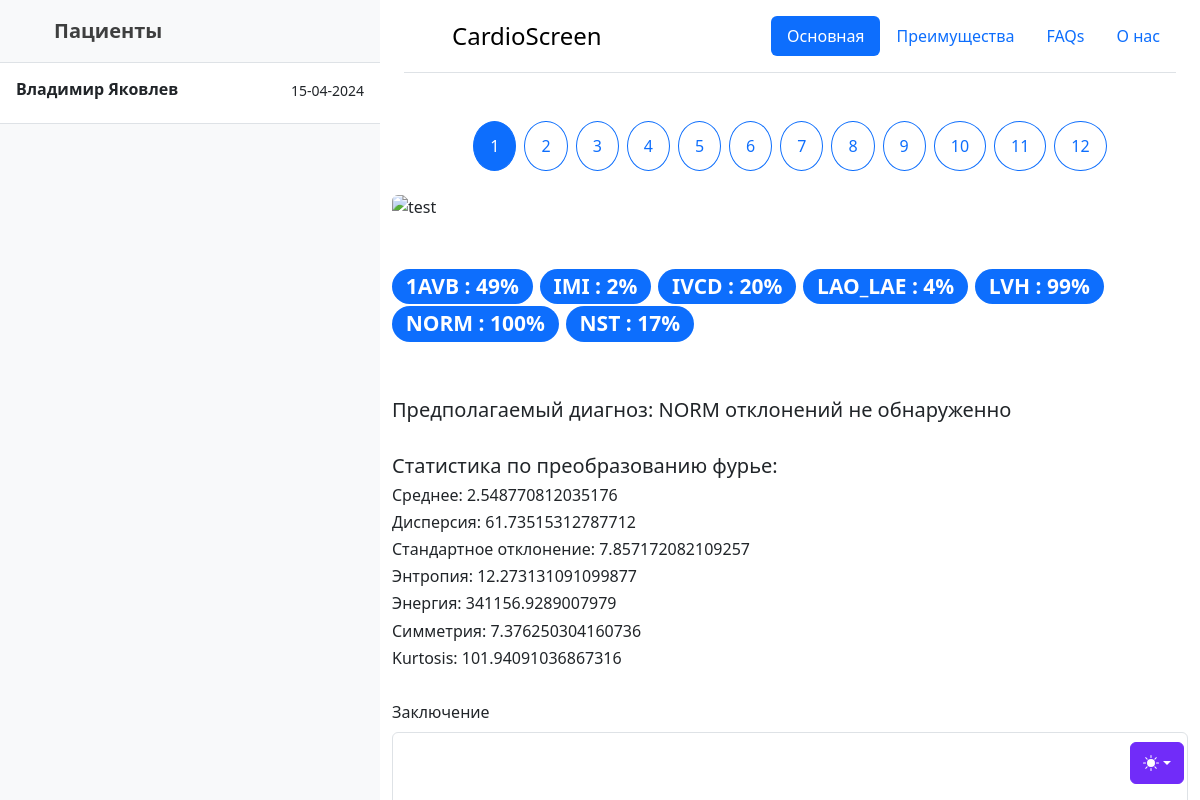
Screenshot of /29 with the database file from the repository.
### tables this page shows
CREATE TABLE Queue (id INTEGER NOT NULL UNIQUE PRIMARY KEY AUTOINCREMENT, account_id INTEGER NOT NULL, data TEXT NOT NULL, date TEXT NOT NULL, finished BOOLEAN NOT NULL DEFAULT (0), conclusion TEXT, llm_pred TEXT, fft);

### app.py (the view, shortened to what this page needs)
@app.route('/<int:id>', methods=['GET', 'POST'])
def get_id(id, image_id=1):
    tasks = get_q(True, id)
    return render_template('main.html', tasks=tasks, id=id, image_id=image_id)

### app.py (called while the page is built)
def get_q(is_1, acc_id=0):
    conn = sqlite3.connect('Users.db')
    if is_1:
        df = pd.read_sql_query("SELECT * FROM Queue WHERE finished=0", conn)
    else:
        df = pd.read_sql_query(f"SELECT * FROM Queue WHERE finished=1 AND account_id={acc_id}", conn)
    records = df.to_dict(orient='records')
    cur = conn.cursor()
    if len(records) == 0:
        return []
    for i in records:
        cur.execute(('''SELECT name,surname FROM Auth WHERE id = '{}';''').format(i["account_id"]))
        skin = cur.fetchall()
        i["name"] = skin[0][0] + " " + skin[0][1]
    for record in records:
        record['fft'] = record['fft'].split(',')
        record["data"] = eval(record["data"])
        record["data"] = {key: int(float(value) * 100) for key, value in record["data"].items() if float(value) > 0}
        record["data"] = dict(sorted(record["data"].items()))
    return records

### templates/main.html (shortened to what this page needs)
{% extends "sample.html" %}
{% set ns = namespace(account_id=0) %}
{% set ns = namespace(index=0) %}
{% block style %}
    <link href="/static/sidebars.css" rel="stylesheet">
    <link href="/static/headers.css" rel="stylesheet">
{% endblock %}
{% block body %}
    <main class="d-flex flex-nowrap ">
        <div class="d-flex flex-column align-items-stretch flex-shrink-0 bg-body-tertiary" style="width: 380px;">
            <a href="/"
               class="d-flex align-items-center flex-shrink-0 p-3 link-body-emphasis text-decoration-none border-bottom">
                <svg class="bi pe-none me-2" width="30" height="24">
                    <use xlink:href="#bootstrap"/>
                </svg>
                {% block name_list %}
                    <span class="fs-5 fw-semibold">Пациенты</span>
                {% endblock %}
            </a>
            <div class="list-group list-group-flush border-bottom scrollarea">
                {% block condition %}
                    {% for task in tasks %}
                        {% if task.id==id %}
                            {% set  ns.account_id=task.account_id %}
                            {% set  ns.index=tasks.index(task) %}
                            <a href="{{ task.id }}" class="list-group-item list-group-item-action py-3 lh-sm"
                               aria-current="true" style="background: #0a53be">
                        {% else %}
                            <a href="{{ task.id }}" class="list-group-item list-group-item-action py-3 lh-sm">
                        {% endif %}
                    <div class="d-flex w-100 align-items-center justify-content-between">
                        <strong class="mb-1">{{ task.name }}</strong>
                        <small>{{ task.date }}</small>
                    </div>
                    </a>
                    {% endfor %}
                {% endblock %}
            </div>
        </div>
        <div class="container">
            <div class="container">
                <header class="d-flex flex-wrap justify-content-center py-3 mb-4 border-bottom">
                    <a href="/"
                       class="d-flex align-items-center mb-3 mb-md-0 me-md-auto link-body-emphasis text-decoration-none">
                        <svg class="bi me-2" width="40" height="32">
                            <use xlink:href="#bootstrap"/>
                        </svg>
                        <span class="fs-4" >CardioScreen</span>
                    </a>
                    <ul class="nav nav-pills">
                        <li class="nav-item"><a href="#" class="nav-link active" aria-current="page">Основная</a>
                        </li>
                        <li class="nav-item"><a href="#" class="nav-link">Преимущества</a></li>
                        <li class="nav-item"><a href="#" class="nav-link">FAQs</a></li>
                        <li class="nav-item"><a href="#" class="nav-link">О нас</a></li>
                    </ul>
                </header>
            </div>
            {% block body_2 %}
                <div class="d-flex gap-2 justify-content-center py-4">
                {% for i in range(1,13) %}
                    {% if i==image_id %}
                        <a href="{{ id }}i{{ i }}">
                            <button class="btn btn-outline-primary rounded-circle p-3 lh-1 text-bg-primary" style="padding: 10px" type="button">{{ i }}</button>
                        </a>
                    {% else %}
                        <a href="{{ id }}i{{ i }}">
                            <button href="i{{ i }}" class="btn btn-outline-primary rounded-circle p-3 lh-1" type="button">{{ i }}</button>
                        </a>
                    {% endif %}
                {% endfor %}
                </div>
                <img src="../static/profiles/{{ ns.account_id }}/{{ id }}/{{ image_id }}.png"
                     class="rounded mx-auto d-block"
                     alt="test"
                     style="width: 100%">
                <div class="d-flex gap-2 justify-content-center py-5">
                    <h3>
                        {% for key,value in tasks[ns.index].data.items() %}
                            <span class="badge text-bg-primary rounded-pill">{{ key }} : {{ value }}%</span>
                        {% endfor %}
                    </h3>
                </div>
                <h5>Предполагаемый диагноз: <span>{{ tasks[ns.index].llm_pred }}</span></h5>
                <br>
                <h5>Статистика по преобразованию фурье:</h5>
                <h6>Среднее: {{ tasks[ns.index].fft[0] }}</h6>
                <h6>Дисперсия: {{ tasks[ns.index].fft[1] }}</h6>
                <h6>Стандартное отклонение: {{ tasks[ns.index].fft[2] }}</h6>
                <h6>Энтропия: {{ tasks[ns.index].fft[3] }}</h6>
                <h6>Энергия: {{ tasks[ns.index].fft[4] }}</h6>
                <h6>Симметрия: {{ tasks[ns.index].fft[5] }}</h6>
                <h6>Kurtosis: {{ tasks[ns.index].fft[6] }}</h6>
                <br>
                <form method="POST">
                    <div class="mb-3">
                        <label for="exampleFormControlTextarea1" class="form-label">Заключение</label>
                        <textarea class="form-control" id="exampleFormControlTextarea1" rows="3"
                                  name="conclusion"></textarea>
                    </div>
                </form>
            {% endblock %}
        </div>
    </main>
{% endblock %}

### static/sidebars.css (style rules this page uses)
body { min-height: 100vh; min-height: -webkit-fill-available; }
html { height: -webkit-fill-available; }
main { height: 100vh; height: -webkit-fill-available; max-height: 100vh; overflow-x: auto; overflow-y: hidden; }
.scrollarea { overflow-y: auto; }

### templates/sample.html (style rules this page uses)
.bi { vertical-align: -.125em; fill: currentColor; }

### rows the page displays
Queue: name "Владимир Яковлев", date "15-04-2024", llm_pred "NORM отклонений не обнаруженно"

### other values shown
{{ i }} "1"
{{ i }} "2" "3" "4" "5" "6" "7" "8" "9" "10" "11" "12"
{{ key }} "1AVB" "IMI" "IVCD" "LAO_LAE" "LVH" "NORM" "NST"
{{ value }} "49" "2" "20" "4" "99" "100" "17"
{{ tasks[ns.index].fft[0] }} "2.548770812035176"
{{ tasks[ns.index].fft[1] }} "61.73515312787712"
{{ tasks[ns.index].fft[2] }} "7.857172082109257"
{{ tasks[ns.index].fft[3] }} "12.273131091099877"
{{ tasks[ns.index].fft[4] }} "341156.9289007979"
{{ tasks[ns.index].fft[5] }} "7.376250304160736"
{{ tasks[ns.index].fft[6] }} "101.94091036867316"
